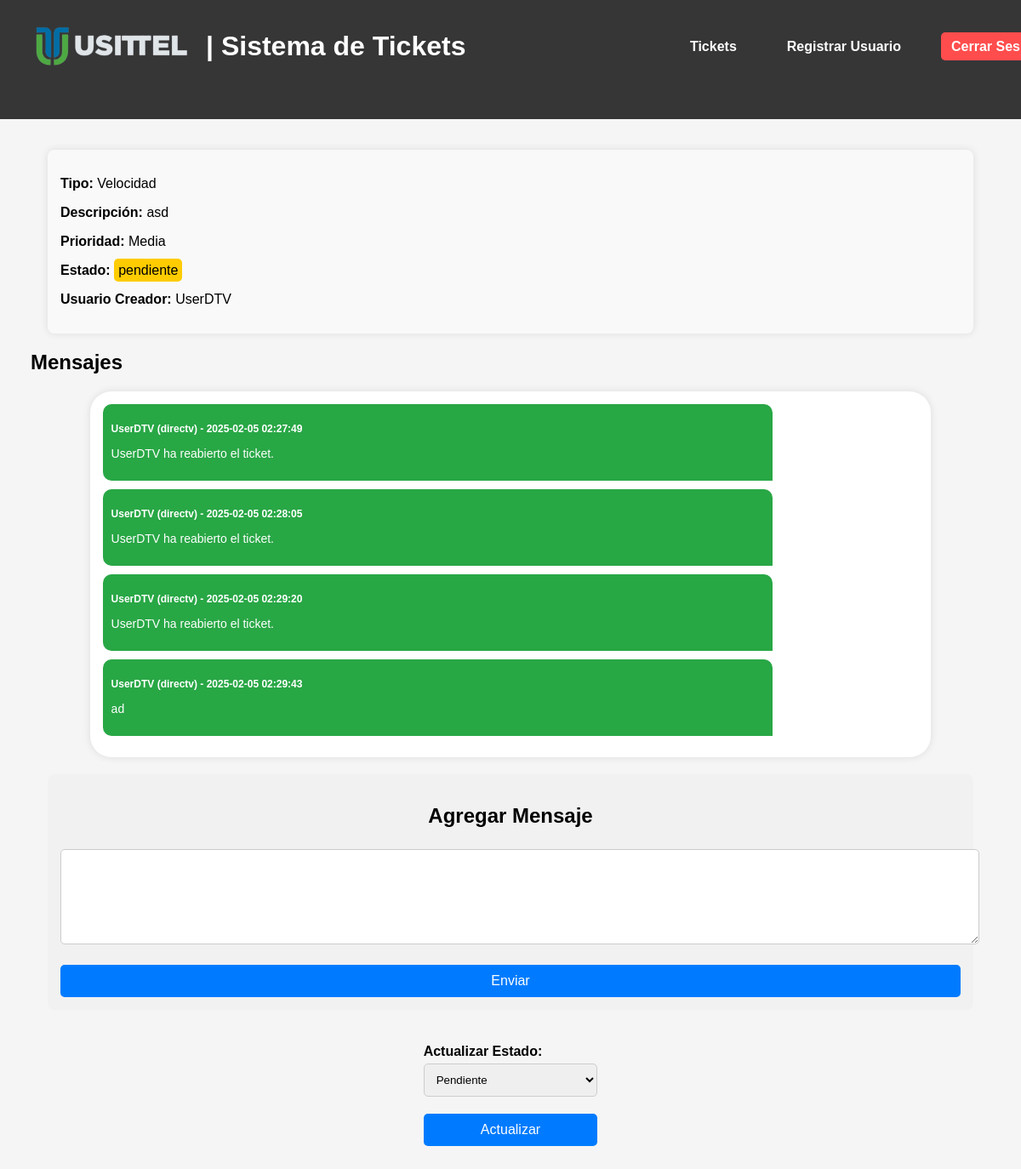
/ticket/60 (signed in), run on the app's committed database.
### tables this page shows
CREATE TABLE tickets (
    id INTEGER PRIMARY KEY AUTOINCREMENT,
    tipo TEXT NOT NULL,
    descripcion TEXT NOT NULL,
    prioridad TEXT NOT NULL,
    fecha_creacion DATETIME DEFAULT CURRENT_TIMESTAMP,
    usuario_creador TEXT NOT NULL,
    notas TEXT,
    archivo TEXT
, usuario_asignado TEXT, estado TEXT DEFAULT 'pendiente');

CREATE TABLE messages (
    id INTEGER PRIMARY KEY AUTOINCREMENT,
    ticket_id INTEGER NOT NULL,
    usuario TEXT NOT NULL,
    rol TEXT NOT NULL,
    mensaje TEXT NOT NULL,
    fecha TIMESTAMP DEFAULT CURRENT_TIMESTAMP,
    FOREIGN KEY (ticket_id) REFERENCES tickets (id)
);

### app.py (the view)
@app.route('/ticket/<int:id>', methods=['GET'])
@login_required
def view_ticket(id):
    conn = get_db_connection()
    ticket = conn.execute('SELECT * FROM tickets WHERE id = ?', (id,)).fetchone()
    messages = conn.execute('SELECT * FROM messages WHERE ticket_id = ? ORDER BY fecha ASC', (id,)).fetchall()
    conn.close()
    if not ticket:
        return "Ticket no encontrado", 404
    return render_template('view_ticket.html', ticket=ticket, messages=messages, current_user=current_user)

### app.py (called while the page is built)
def get_db_connection():
    conn = sqlite3.connect('database.db', timeout=10)  # Espera hasta 10 segundos si la base de datos está bloqueada
    conn.row_factory = sqlite3.Row
    return conn

@login_manager.user_loader
def load_user(user_id):
    conn = get_db_connection()
    user = conn.execute('SELECT * FROM users WHERE id = ?', (user_id,)).fetchone()
    conn.close()
    if user:
        return User(id=user['id'], username=user['username'], role=user['role'])
    return None

### templates/view_ticket.html (shortened to what this page needs)
<!DOCTYPE html>
<html lang="es">
<head>
    <link rel="stylesheet" href="{{ url_for('static', filename='styles.css') }}">
</head>
<body>
    {% extends "base.html" %}
{% block content %}
    <header>
        {% include 'header.html' %}
        <h1>Detalles del Ticket #{{ ticket['id'] }}</h1>
        <nav>
            <a href="/tickets" class="btn-back">Volver a la lista de tickets</a>
        </nav>
    </header>
    <div style="margin: 3%">
    <div class="ticket-details">
        <p><strong>Tipo:</strong> {{ ticket['tipo'] }}</p>
        <p><strong>Descripción:</strong> {{ ticket['descripcion'] }}</p>
        <p><strong>Prioridad:</strong> {{ ticket['prioridad'] }}</p>
        <p><strong>Estado:</strong> <span class="estado-{{ ticket['estado']|lower }}">{{ ticket['estado'] }}</span></p>
        <p><strong>Usuario Creador:</strong> {{ ticket['usuario_creador'] }}</p>
    </div>
    <h2>Mensajes</h2>
    <div class="chat-container">
        {% for message in messages %}
        <div class="message {% if message['rol'] == 'usittel' %}usittel-message{% else %}directv-message{% endif %}">
            <p class="message-user"><strong>{{ message['usuario'] }} ({{ message['rol'] }})</strong> - {{ message['fecha'] }}</p>
            <p class="message-text">{{ message['mensaje'] }}</p>
        </div>
        {% endfor %}
    </div>
    {% if ticket['estado'].lower() != 'cerrado' %}
    <div class="message-form">
        <h2>Agregar Mensaje</h2>
        <form method="POST" action="{{ url_for('add_message', ticket_id=ticket['id']) }}">
            <textarea name="mensaje" rows="6" required></textarea><br>
            <button type="submit" class="btn-action">Enviar</button>
        </form>
    </div>
    {% else %}
    <p class="closed-ticket-message"><strong>Este ticket está cerrado y no se pueden agregar mensajes.</strong></p>
    {% endif %}
    <div class="actions-container">
        {% if current_user.role == 'usittel' and ticket.estado != 'cerrado' %}
        <form action="{{ url_for('update_ticket', id=ticket.id) }}" method="POST">
            <label for="estado">Actualizar Estado:</label>
            <select name="estado" required>
                <option value="pendiente" {% if ticket.estado == 'pendiente' %}selected{% endif %}>Pendiente</option>
            </select>
            <button type="submit" class="btn-action">Actualizar</button>
        </form>
        {% endif %}
    </div>
</div>
{% endblock %}

### static/styles.css (style rules this page uses)
body { font-family: Arial, sans-serif; margin: 0; padding: 0; background-color: #f5f5f5; }
header { background-color: #363637; color: white; padding: 15px; display: flex; justify-content: space-between; align-items: center; }
header nav a { color: white; text-decoration: none; margin-left: 15px; }
.ticket-details { background: #f9f9f9; padding: 15px; margin: 20px; border-radius: 8px; box-shadow: 0 0 10px rgba(0, 0, 0, 0.1); }
textarea { width: 100%; padding: 10px; border-radius: 5px; }
h1 { color: #333; }
button { width: 100%; background: #007bff; color: white; border: none; padding: 10px; margin-top: 20px; border-radius: 5px; cursor: pointer; font-size: 16px; }
.estado-pendiente { background: #ffcc00; color: black; padding: 5px; border-radius: 5px; }
.message-text { font-size: 14px; }
.chat-container { max-width: 85%; margin: 20px auto; padding: 15px; border-radius: 25px; background: #ffffff; box-shadow: 0 0 10px rgba(0, 0, 0, 0.1); }
.message { padding: 12px; border-radius: 8px; margin-bottom: 10px; max-width: 80%; font-size: 14px; }
.directv-message { background-color: #28a745; color: white; align-self: flex-end; border-radius: 10px 10px 0 10px; padding: 10px; }
.message-user { font-size: 12px; font-weight: bold; margin-bottom: 5px; }
.message-form { margin: 20px; padding: 15px; background: #f1f1f1; border-radius: 8px; text-align: center; }
.actions-container { display: flex; justify-content: center; gap: 10px; margin: 30px; }
label { display: block; text-align: left; font-weight: bold; margin-top: 10px; }
input, select, textarea { width: 100%; padding: 10px; margin-top: 5px; border: 1px solid #ccc; border-radius: 5px; }
.btn-action { width: 100%; background: #007bff; color: white; border: none; padding: 10px; margin-top: 20px; border-radius: 5px; cursor: pointer; font-size: 16px; }

### data on the page
tickets: tipo "Velocidad", descripcion "asd", prioridad "Media", estado "pendiente", usuario_creador "UserDTV", estado "Pendiente"
messages: usuario "UserDTV", rol "directv", fecha "2025-02-05 02:27:49", mensaje "UserDTV ha reabierto el ticket."
messages: usuario "UserDTV", rol "directv", fecha "2025-02-05 02:28:05", mensaje "UserDTV ha reabierto el ticket."
messages: usuario "UserDTV", rol "directv", fecha "2025-02-05 02:29:20", mensaje "UserDTV ha reabierto el ticket."
messages: usuario "UserDTV", rol "directv", fecha "2025-02-05 02:29:43", mensaje "ad"
